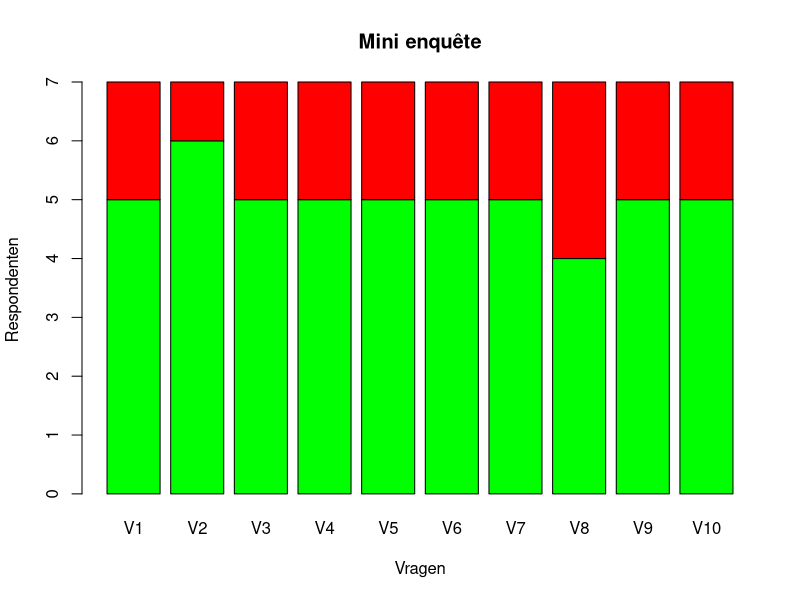

Reproduce this figure in R.
survey <- read.table(text =
"V1 V2 V3 V4 V5 V6 V7 V8 V9 V10
5 6 5 5 5 5 5 4 5 5
2 1 2 2 2 2 2 3 2 2",
header = TRUE)
barplot(
  as.matrix(survey),
  col=c("green","red"),
  xlab="Vragen",
  ylab="Respondenten",
  main="Mini enquête"
  )

par(mfrow=c(1, 1), mar=c(5,5,5,5))